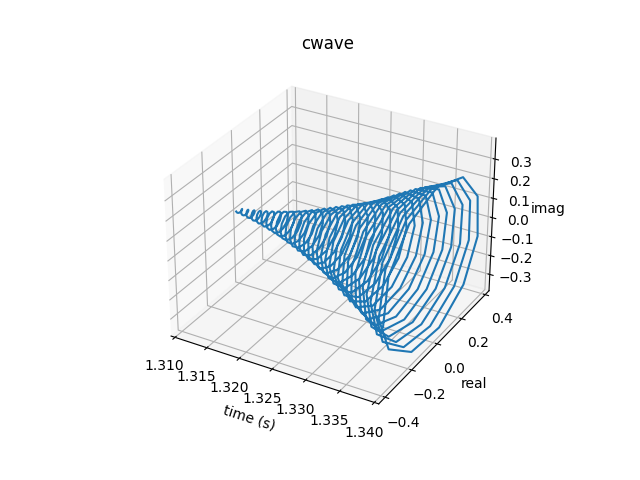

Reproduce this figure in Python.
import matplotlib.pyplot as plt
import numpy as np

fig = plt.figure()
ax = fig.add_subplot(projection='3d')

start = 1.31
end = 1.34

x_array = []
y_array = []
z_array = []
with open('cwave.dat', 'r') as data_file:
    for line in data_file.readlines():
        split_line = line.split()
        x = int(split_line[0])/12000
        y = float(split_line[1])
        z = float(split_line[2])
        if x >= start:
            x_array.append(x)
            y_array.append(y)
            z_array.append(z)
        if x >= end:
            break

ax.plot(x_array, y_array, z_array)

plt.xlim([start, end])
plt.title('cwave')
ax.set_xlabel('time (s)')
ax.set_ylabel('real')
ax.set_zlabel('imag')
plt.savefig('cwave.png')
plt.close(fig)
